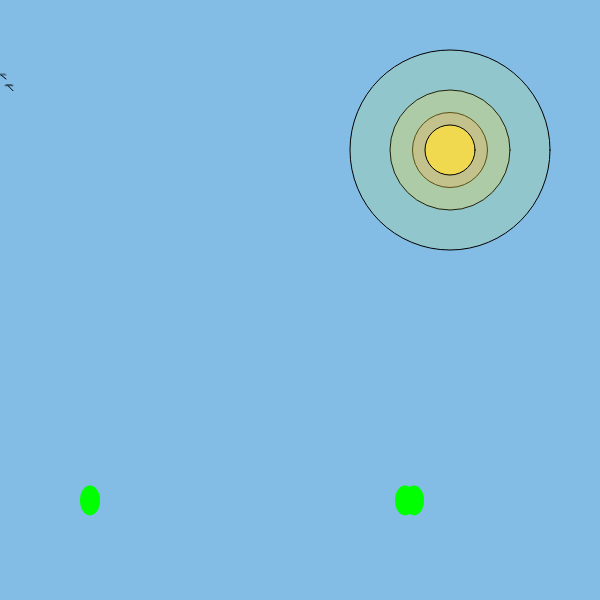
Frame 1 (no input)
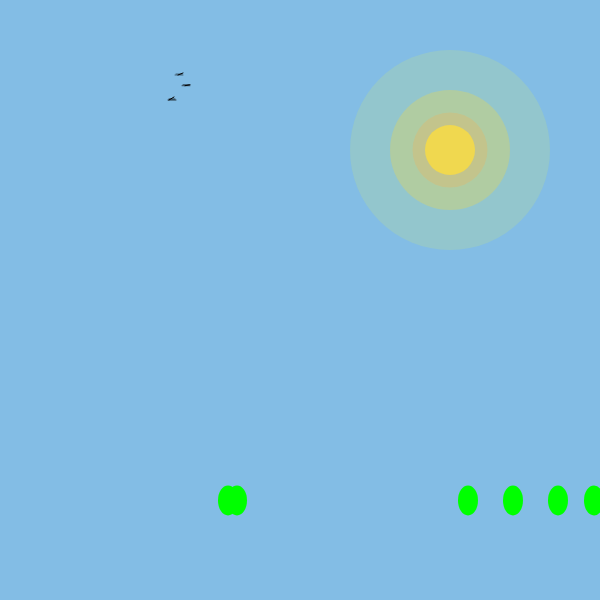
Frame 60 (no input)
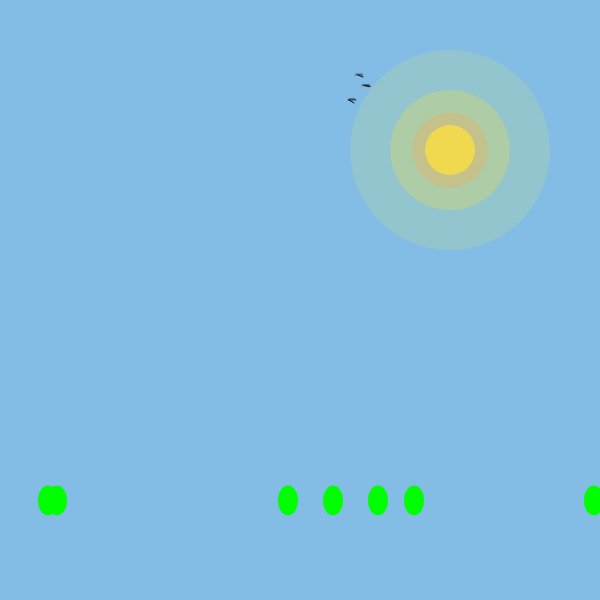
Frame 120 (the mouse pressed at the canvas centre since frame 60)

The p5.js sketch that drew these frames (run headless with seeded random() and noise() and a simulated clock; from frame 60 on, the mouse is pressed at the canvas centre):

// p5.js sketch
// ── sketch.js
let dim=600;
let es=3;               //array element spacing
let elements=dim/es;    
let arr=[],arr2=[],arr3=[],arr4=[];
let a=0;
let birdPos=0, flap=true, spawn;
let temp=0;

function setup() {
    createCanvas(dim, dim);
    
    //grass array
    for(let i=0;i<elements;i++){
    arr[i]=random(6.2,7);
    }
    
     //trees array
    for(let i=0;i<elements;i++){
        arr4[i]=random(0,10);
    }
    
    //front mountain array
    for(let i=0;i<elements;i++){
        if(i==0){
            arr2[0]=random(9.6,10.4);
        }else if(i<=elements/4){
            arr2[i]=arr2[i-1]+0.2;
        }else if(i>elements/4 && i<=elements/2){
            arr2[i]=arr2[i-1]-0.2;
        }else if(i>elements/2 && i<=elements/1.2){
            arr2[i]=arr2[i-1]+0.2;
        }else if(i>elements/1.2 && i<=elements/1){
            arr2[i]=arr2[i-1]-0.4;
        }
    }
    //back mountain array
    for(let i=0;i<elements;i++){
        if(i==0){
            arr3[0]=random(17.6,18.4);
        }else if(i<=elements/4){
            arr3[i]=arr3[i-1]-0.2;
        }else if(i>elements/4 && i<=elements/2){
            arr3[i]=arr3[i-1]+0.2;
        }else if(i>elements/2 && i<=elements/1.2){
            arr3[i]=arr3[i-1]-0.2;
        }else if(i>elements/1.2 && i<=elements/1){
            arr3[i]=arr3[i-1]+0.4;
        }
    }
}

function draw() {
    //background color
    background(131,189,229,255);
    
    //code for the sun 
    let alpha=random(60,80);
    let alpha2=random(22,35);
    let alpha3=random(55,75);
    let alphaSun=random(200,255); 
    //inner ring
    fill(255,137,81,alpha3);
    ellipse(dim/4*3,dim/4,dim/8);
    //middle ring
    fill(251,211,55,alpha);
    ellipse(dim/4*3,dim/4,dim/5);
    //outer ring
    fill(244,255,51,alpha2);
    ellipse(dim/4*3,dim/4,dim/3);
    //sun inner core
    fill(240,216,79);
    ellipse(dim/4*3,dim/4,dim/12);
    
    //code for bird 2 from the top 
    stroke(0);
    line(a+8,dim/7,a+13,dim/7+5-birdPos);
    stroke(0,0,0,150);
    line(a+5,dim/7,a+13,dim/7);
    line(a+6,dim/7-1,a+12,dim/7-1);
    if(birdPos<dim/60 && flap==true){
        birdPos++;
        if (birdPos>=dim/60){
            flap=false;
        }
    }
    if(birdPos>0 && flap==false){
        birdPos--;
        if(birdPos<=0){
            flap=true;
        }
    }
    a++;
    if(a>dim){
        a=0;
    }
    //code for bird1
    stroke(0);
    line(a,dim/8,a+5,dim/8+5-birdPos);
    stroke(0,0,0,120);
    line(a-3,dim/8,a+5,dim/8);
    line(a-2,dim/8-1,a+4,dim/8-1);
    if(birdPos<dim/60 && flap==true){
        birdPos++;
        if (birdPos>=dim/60){
            flap=false;
        }
    }
    if(birdPos>0 && flap==false){
        birdPos--;
        if(birdPos<=0){
            flap=true;
        }
    }
    a++;
    if(a>dim){
        a=0;
    }
    //code for bird 3
    stroke(0);
    line(a-10,dim/6,a-5,dim/6+5-birdPos);
    stroke(0,0,0,180);
    line(a-11,dim/6,a-3,dim/6);
    line(a-10,dim/6-1,a-4,dim/6-1);
    if(birdPos<dim/60 && flap==true){
        birdPos++;
        if (birdPos>=dim/60){
            flap=false;
        }
    }
    if(birdPos>0 && flap==false){
        birdPos--;
        if(birdPos<=0){
            flap=true;
        }
    }
    a++;
    if(a>dim){
        a=0;
    }
    
    
    //code for the back mountains
    for(let i=0;i<arr3.length;i++){
        fill(28*3,0,0,170);
        noStroke();
        rect(i*es,dim,5,arr3[i]*(-dim/60));
    }
    
    temp=arr3[0];
    for(i=0;i<arr3.length;i++){
        arr3[i]=arr3[i+1];
    }
    arr3[arr3.length-1]=temp;
    
    //code for the front mountains
    for(let i=0;i<arr2.length;i++){
        fill(28*3,0,0,225);
        noStroke();
        rect(i*es,dim,5,arr2[i]*(-dim/60));
    }
    
    temp=arr2[0];
    for(i=0;i<arr2.length;i++){
        arr2[i]=arr2[i+1];
    }
    arr2[arr2.length-1]=temp;
    
    
    //code for the trees
    for(let i=0;i<arr4.length;i++){
        if ((arr4[i]>4.5 && arr4[i]<4.6)||(arr4[i]>8.5 && arr4[i]<8.6)){
            fill(255,0,0);
            noStroke();
            //rectMode(CENTER);
            rect(i*es,dim,dim/90,10*(-dim/60));
            fill(0,255,0);
            ellipse(i*es,dim/1.199,20,30);
        }
    }
    for(i=0;i<arr4.length;i++){
        arr4[i]=arr4[i+1];
        arr4[arr4.length-1]=random(0,10);
    }

    //code for the grass
    for(let i=0;i<arr.length;i++){
        fill(28*3,200,0);
        noStroke();
        rect(i*es,dim,5,arr[i]*(-dim/60));
    }
    for(i=0;i<arr.length;i++){
        arr[i]=arr[i+1];
        arr[arr.length-1]=random(6.2,7);
    }
    
}//function draw ends


//create grass irregularities using mouse press
/*function mousePressed(){
    for(let i=0;i<elements;i++){
    arr[i]=random(10,12);
    }
}*/
